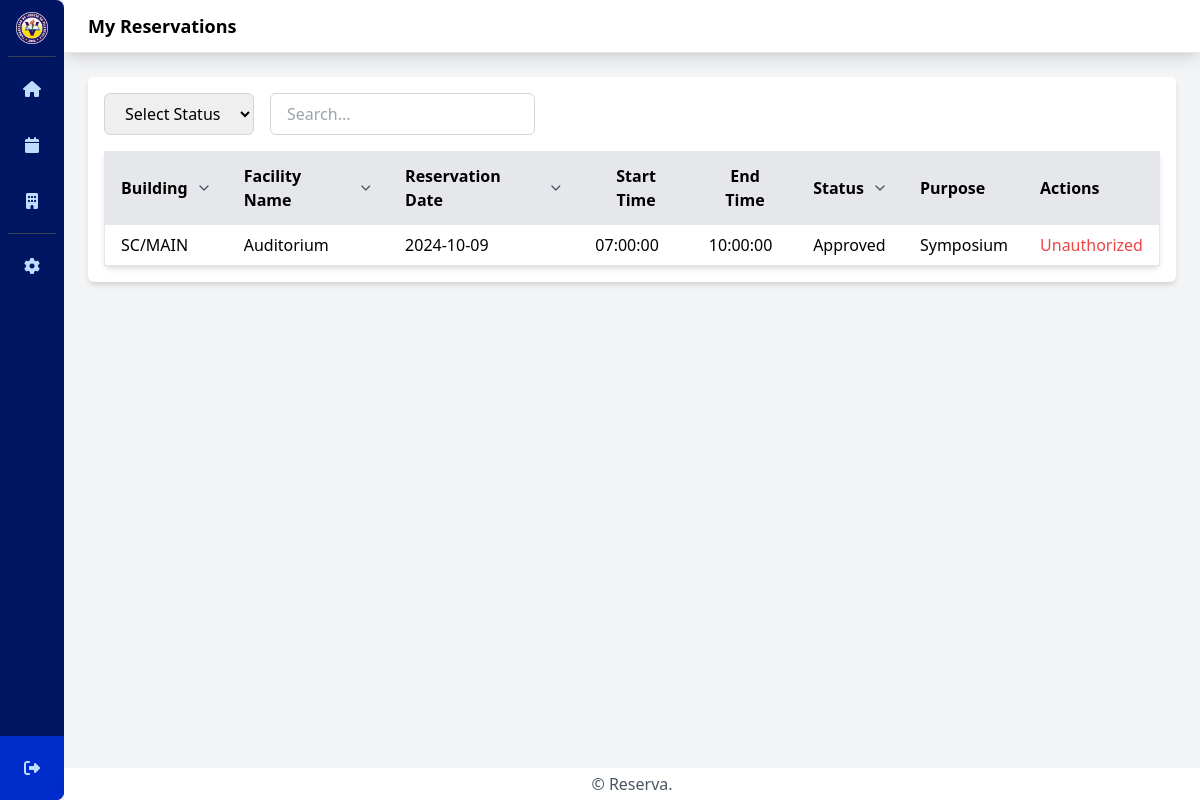
Before: /reservations-student.php (signed in) with the older database file.
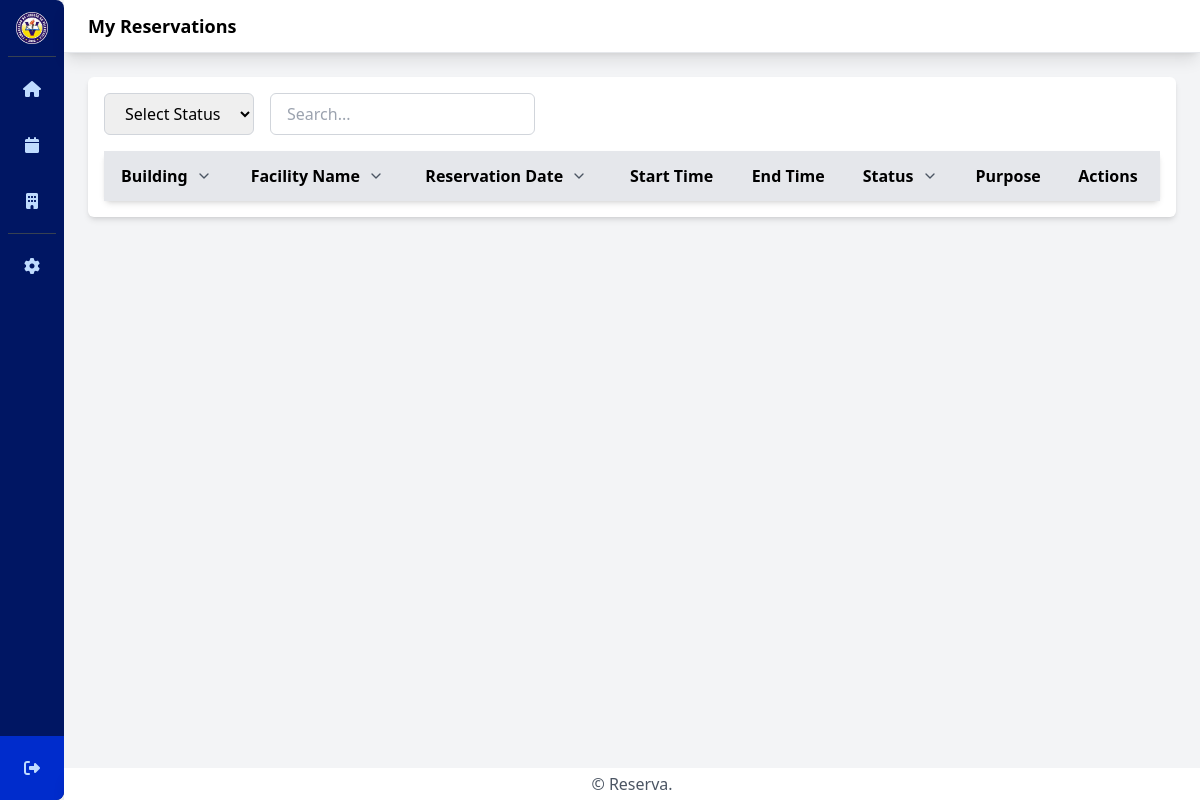
After: the same page with the newer database file.
### tables this page shows
CREATE TABLE `reservations` (
  `id` int(11) NOT NULL,
  `user_id` int(11) NOT NULL,
  `user_department` varchar(255) NOT NULL,
  `facility_id` int(11) NOT NULL,
  `facility_name` varchar(255) NOT NULL,
  `start_date` date DEFAULT NULL,
  `end_date` date DEFAULT NULL,
  `reservation_date` date NOT NULL,
  `start_time` time NOT NULL,
  `end_time` time NOT NULL,
  `additional_info` text DEFAULT NULL,
  `facultyInCharge` text NOT NULL,
  `purpose` varchar(255) DEFAULT NULL,
  `reservation_status` varchar(50) NOT NULL,
  `rejection_reason` text NOT NULL,
  `created_at` timestamp NOT NULL DEFAULT current_timestamp()
);

CREATE TABLE `facilities` (
  `id` int(11) NOT NULL,
  `facility_name` varchar(255) NOT NULL,
  `building` varchar(255) DEFAULT NULL,
  `status` varchar(255) DEFAULT NULL,
  `descri` varchar(255) DEFAULT NULL
);

### reservations-student.php (the view, shortened to what this page needs)
<?php
include_once 'database/config.php';
$user_id = $_SESSION['user_id'];
$all_reservations_sql = "
    SELECT
        r.*,
        f.facility_name,
        f.building
    FROM
        reservations r
    JOIN
        facilities f
    ON
        r.facility_id = f.id
    WHERE
        r.user_id = $user_id
    ORDER BY
        r.created_at DESC";
$all_reservations_result = $conn->query($all_reservations_sql);
?>
<!DOCTYPE html>
<html lang="en">
<head>
    <link rel="stylesheet" href="css/style.css">
</head>
<body>
    <div class="flex h-screen bg-gray-100">
        <div id="sidebar-container">
            <?php include 'sidebar.php'; ?>
        </div>
        <div class="flex flex-col flex-1">
            <header class="bg-white shadow-lg">
                <div class="flex items-center justify-between px-6 py-3 border-b">
                    <h2 class="text-lg font-semibold">My Reservations</h2>
                </div>
            </header>
            <main class="flex-1 p-6 overflow-y-auto">
                <div class="bg-white p-4 rounded-md shadow-md mb-6" class="overflow-y-auto max-h-[calc(100vh-200px)]">
                    <div class="flex items-center space-x-4 mb-4">
                        <select id="statusFilter" class="px-4 py-2 border border-gray-300 rounded-md" onchange="filterReservations()">
                            <option value="" disabled selected>Select Status</option>
                        </select>
                        <input type="text" id="searchInput" class="px-4 py-2 border border-gray-300 rounded-md" placeholder="Search..." onkeyup="filterReservations()">
                    </div>
                    <table id="eventsTable" class="min-w-full bg-white rounded-md shadow-md border border-gray-200">
                        <thead>
                            <tr class="bg-gray-200 border-b">
                                <th class="py-3 px-4 text-left cursor-pointer hover:bg-gray-100" onclick="sortTable(0)">
                                    <span class="flex items-center">Building
                                        <svg class="w-4 h-4 ml-2 text-gray-600" fill="none" viewBox="0 0 24 24" stroke="currentColor">
                                            <path stroke-linecap="round" stroke-linejoin="round" stroke-width="2" d="M6 9l6 6 6-6"></path>
                                        </svg>
                                    </span>
                                </th>
                                <th class="py-3 px-4 text-left cursor-pointer hover:bg-gray-100" onclick="sortTable(1)">
                                    <span class="flex items-center">Facility Name
                                        <svg class="w-4 h-4 ml-2 text-gray-600" fill="none" viewBox="0 0 24 24" stroke="currentColor">
                                            <path stroke-linecap="round" stroke-linejoin="round" stroke-width="2" d="M6 9l6 6 6-6"></path>
                                        </svg>
                                    </span>
                                </th>
                                <th class="py-3 px-4 text-left cursor-pointer hover:bg-gray-100" onclick="sortTable(2)">
                                    <span class="flex items-center">Reservation Date
                                        <svg class="w-4 h-4 ml-2 text-gray-600" fill="none" viewBox="0 0 24 24" stroke="currentColor">
                                            <path stroke-linecap="round" stroke-linejoin="round" stroke-width="2" d="M6 9l6 6 6-6"></path>
                                        </svg>
                                    </span>
                                </th>
                                <th class="py-3 px-4">
                                    <span class="flex items-center">Start Time</span>
                                </th>
                                <th class="py-3 px-4">
                                    <span class="flex items-center">End Time</span>
                                </th>
                                <th class="py-3 px-4 text-left cursor-pointer hover:bg-gray-100" onclick="sortTable(5)">
                                    <span class="flex items-center">Status
                                        <svg class="w-4 h-4 ml-2 text-gray-600" fill="none" viewBox="0 0 24 24" stroke="currentColor">
                                            <path stroke-linecap="round" stroke-linejoin="round" stroke-width="2" d="M6 9l6 6 6-6"></path>
                                        </svg>
                                    </span>
                                </th>
                                <th class="py-3 px-4">
                                    <span class="flex items-center">Purpose</span>
                                </th>
                                <th class="py-3 px-4">
                                    <span class="flex items-center">Actions</span>
                                </th>
                            </tr>
                        </thead>
                            <tbody class="divide-y divide-gray-200" id="reservationTableBody">
                                <?php
                                $all_reservations_result->data_seek(0);
                                $today = date('Y-m-d');
                                while ($row = $all_reservations_result->fetch_assoc()) {
                                    $reservationId = $row["id"];
                                    $reservationStatus = $row["reservation_status"];
                                    $reservationDate = $row["reservation_date"];
                                    $isEditable = ($reservationDate >= $today) || ($reservationStatus === 'In Review' || $reservationStatus === 'Declined');
                                    $statusClass = ($reservationStatus === 'Declined') ? 'text-red-600 bg-red-100' : '';
                                    echo '<tr class="' . $statusClass . '">';
                                    echo '<td class="py-2 px-4">' . htmlspecialchars($row["building"]) . '</td>';
                                    echo '<td class="py-2 px-4">' . htmlspecialchars($row["facility_name"]) . '</td>';
                                    echo '<td class="py-2 px-4">' . htmlspecialchars($row["reservation_date"]) . '</td>';
                                    echo '<td class="py-2 px-4">' . htmlspecialchars($row["start_time"]) . '</td>';
                                    echo '<td class="py-2 px-4">' . htmlspecialchars($row["end_time"]) . '</td>';
                                    echo '<td class="py-2 px-4">' . htmlspecialchars($row["reservation_status"]) . '</td>';
                                    echo '<td class="py-2 px-4">' . htmlspecialchars($row["purpose"]) . '</td>';
                                    if ($isEditable) {
                                        echo '<td class="py-2 px-4">';
                                        echo '<button onclick="editReservation(' . $reservationId . ')" class="bg-blue-500 text-white rounded-md px-4 py-2 hover:bg-blue-600">Edit</button>';
                                        echo '<button onclick="deleteReservation(' . $reservationId . ')" class="bg-red-500 text-white rounded-md px-4 py-2 hover:bg-red-600">Delete</button>';
                                        echo '</td>';
                                    } else {
                                        echo '<td class="py-2 px-4 text-red-500" title="Admin Access Only">Unauthorized</td>';
                                    }
                                    echo '</tr>';
                                }
                                ?>
                            </tbody>
                    </table>
                </div>
            </main>
            <div id="footer-container">
                <?php include 'footer.php' ?>
            </div>
        </div>
    </div>
</body>
</html>

### sidebar.php (shortened to what this page needs)
<div id="sidebar" class="flex flex-col items-center w-16 h-full overflow-hidden text-blue-200 bg-plv-blue rounded-r-lg">
    <a class="flex items-center justify-center mt-3" href="#">
        <img class="w-8 h-8" src="img/PLV Logo.png" alt="Logo">
    </a>
    <?php
    $userRole = isset($_SESSION['role']) ? $_SESSION['role'] : 'default';
    switch ($userRole) {
            ?>
            <?php
        case "Student Rep":
            ?>
            <div class="flex flex-col items-center mt-3 border-t border-gray-700">
                <a class="flex items-center justify-center w-12 h-12 mt-2 rounded hover:bg-persian-blue" href="dashboard-student.php" title="Home">
                    <i class="fa-solid fa-home"></i>
                </a>
                <a class="flex items-center justify-center w-12 h-12 mt-2 rounded hover:bg-persian-blue" href="reservations-student.php" title="Reservations">
                    <i class="fa-solid fa-calendar"></i>
                </a>
                <a class="flex items-center justify-center w-12 h-12 mt-2 rounded hover:bg-persian-blue" href="facilityReservation.php" title="Facility Reservation">
                    <i class="fa-solid fa-building"></i>
                </a>
            </div>
            <?php
            break;
            ?>
            <?php
    }
    ?>
    <div class="flex flex-col items-center mt-2 border-t border-gray-700">
        <a class="flex items-center justify-center w-12 h-12 mt-2 rounded hover:bg-persian-blue" href="settings_page.php" title="Account Settings">
            <i class="fa-solid fa-gear"></i>
        </a>
    </div>
    <a class="flex items-center justify-center w-16 h-16 mt-auto bg-persian-blue hover:bg-plv-highlight" onclick="showCustomDialog()">
        <i class="fa-solid fa-sign-out-alt"></i>
    </a>
</div>
<link rel="stylesheet" href="https://cdnjs.cloudflare.com/ajax/libs/font-awesome/6.1.1/css/all.min.css" />

### footer.php
<footer class="bg-white shadow-lg">
    <div class="container mx-auto px-6 py-1">
        <p class="text-gray-600 text-center">&copy; Reserva.</p>
    </div>
</footer>

Changed rows visible on the page:
no longer on this page (row edited): reservations: facility.building "SC/MAIN", facility.facility_name "Auditorium", reservation_date "2024-10-09", start_time "07:00:00", end_time "10:00:00", reservation_status "Approved", purpose "Symposium", shows "Unauthorized"
